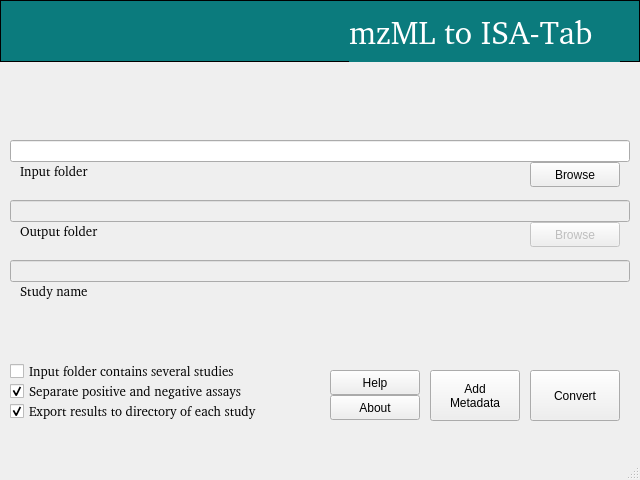
<?xml version="1.0" encoding="UTF-8"?>
<ui version="4.0">
 <class>MainWindow</class>
 <widget class="QMainWindow" name="MainWindow">
  <property name="geometry">
   <rect>
    <x>0</x>
    <y>0</y>
    <width>640</width>
    <height>480</height>
   </rect>
  </property>
  <property name="sizePolicy">
   <sizepolicy hsizetype="Fixed" vsizetype="Fixed">
    <horstretch>0</horstretch>
    <verstretch>0</verstretch>
   </sizepolicy>
  </property>
  <property name="minimumSize">
   <size>
    <width>640</width>
    <height>480</height>
   </size>
  </property>
  <property name="maximumSize">
   <size>
    <width>640</width>
    <height>480</height>
   </size>
  </property>
  <property name="contextMenuPolicy">
   <enum>Qt::DefaultContextMenu</enum>
  </property>
  <property name="windowTitle">
   <string>mzML to ISA-Tab</string>
  </property>
  <property name="windowIcon">
   <iconset resource="resources.qrc">
    <normaloff>:/graphics/assets/graphics/ebi_icon.png</normaloff>:/graphics/assets/graphics/ebi_icon.png</iconset>
  </property>
  <property name="styleSheet">
   <string notr="true"/>
  </property>
  <widget class="QWidget" name="centralwidget">
   <widget class="QLineEdit" name="lineEdit_input">
    <property name="enabled">
     <bool>true</bool>
    </property>
    <property name="geometry">
     <rect>
      <x>10</x>
      <y>140</y>
      <width>620</width>
      <height>22</height>
     </rect>
    </property>
    <property name="sizePolicy">
     <sizepolicy hsizetype="Fixed" vsizetype="Fixed">
      <horstretch>0</horstretch>
      <verstretch>0</verstretch>
     </sizepolicy>
    </property>
    <property name="styleSheet">
     <string notr="true">font: 10pt url(:/fonts/assets/fonts/Verdana.ttf);</string>
    </property>
    <property name="locale">
     <locale language="French" country="France"/>
    </property>
   </widget>
   <widget class="QLabel" name="lbl_input">
    <property name="geometry">
     <rect>
      <x>20</x>
      <y>162</y>
      <width>180</width>
      <height>18</height>
     </rect>
    </property>
    <property name="sizePolicy">
     <sizepolicy hsizetype="Fixed" vsizetype="Fixed">
      <horstretch>0</horstretch>
      <verstretch>0</verstretch>
     </sizepolicy>
    </property>
    <property name="font">
     <font>
      <family>:/fonts/assets/fonts/Verdana.ttf</family>
      <pointsize>10</pointsize>
      <weight>50</weight>
      <italic>false</italic>
      <bold>false</bold>
     </font>
    </property>
    <property name="styleSheet">
     <string notr="true">font: 10pt url(:/fonts/assets/fonts/Verdana.ttf);</string>
    </property>
    <property name="text">
     <string>Input folder</string>
    </property>
   </widget>
   <widget class="QLineEdit" name="lineEdit_output">
    <property name="enabled">
     <bool>false</bool>
    </property>
    <property name="geometry">
     <rect>
      <x>10</x>
      <y>200</y>
      <width>620</width>
      <height>22</height>
     </rect>
    </property>
    <property name="sizePolicy">
     <sizepolicy hsizetype="Fixed" vsizetype="Fixed">
      <horstretch>0</horstretch>
      <verstretch>0</verstretch>
     </sizepolicy>
    </property>
    <property name="styleSheet">
     <string notr="true">font: 10pt url(:/fonts/assets/fonts/Verdana.ttf);</string>
    </property>
    <property name="text">
     <string/>
    </property>
   </widget>
   <widget class="QLineEdit" name="lineEdit_study">
    <property name="enabled">
     <bool>false</bool>
    </property>
    <property name="geometry">
     <rect>
      <x>10</x>
      <y>260</y>
      <width>620</width>
      <height>22</height>
     </rect>
    </property>
    <property name="sizePolicy">
     <sizepolicy hsizetype="Fixed" vsizetype="Fixed">
      <horstretch>0</horstretch>
      <verstretch>0</verstretch>
     </sizepolicy>
    </property>
    <property name="styleSheet">
     <string notr="true">font: 10pt url(:/fonts/assets/fonts/Verdana.ttf);</string>
    </property>
   </widget>
   <widget class="QLabel" name="lbl_output">
    <property name="geometry">
     <rect>
      <x>20</x>
      <y>222</y>
      <width>180</width>
      <height>18</height>
     </rect>
    </property>
    <property name="sizePolicy">
     <sizepolicy hsizetype="Fixed" vsizetype="Fixed">
      <horstretch>0</horstretch>
      <verstretch>0</verstretch>
     </sizepolicy>
    </property>
    <property name="font">
     <font>
      <family>:/fonts/assets/fonts/Verdana.ttf</family>
      <pointsize>10</pointsize>
      <weight>50</weight>
      <italic>false</italic>
      <bold>false</bold>
     </font>
    </property>
    <property name="styleSheet">
     <string notr="true">font: 10pt url(:/fonts/assets/fonts/Verdana.ttf);</string>
    </property>
    <property name="text">
     <string>Output folder</string>
    </property>
   </widget>
   <widget class="QLabel" name="lbl_study">
    <property name="geometry">
     <rect>
      <x>20</x>
      <y>282</y>
      <width>180</width>
      <height>18</height>
     </rect>
    </property>
    <property name="sizePolicy">
     <sizepolicy hsizetype="Fixed" vsizetype="Fixed">
      <horstretch>0</horstretch>
      <verstretch>0</verstretch>
     </sizepolicy>
    </property>
    <property name="font">
     <font>
      <family>:/fonts/assets/fonts/Verdana.ttf</family>
      <pointsize>10</pointsize>
      <weight>50</weight>
      <italic>false</italic>
      <bold>false</bold>
     </font>
    </property>
    <property name="styleSheet">
     <string notr="true">font: 10pt url(:/fonts/assets/fonts/Verdana.ttf);</string>
    </property>
    <property name="text">
     <string>Study name</string>
    </property>
   </widget>
   <widget class="QToolButton" name="toolButton_input_explore">
    <property name="geometry">
     <rect>
      <x>530</x>
      <y>162</y>
      <width>90</width>
      <height>25</height>
     </rect>
    </property>
    <property name="styleSheet">
     <string notr="true">font: 10pt url(:/fonts/assets/fonts/Verdana.ttf);</string>
    </property>
    <property name="text">
     <string>Browse</string>
    </property>
    <property name="icon">
     <iconset>
      <normaloff>assets/graphics/browse_icon.png</normaloff>assets/graphics/browse_icon.png</iconset>
    </property>
    <property name="iconSize">
     <size>
      <width>16</width>
      <height>16</height>
     </size>
    </property>
    <property name="toolButtonStyle">
     <enum>Qt::ToolButtonTextOnly</enum>
    </property>
    <property name="autoRaise">
     <bool>false</bool>
    </property>
    <property name="arrowType">
     <enum>Qt::NoArrow</enum>
    </property>
   </widget>
   <widget class="QToolButton" name="toolButton_output_explore">
    <property name="enabled">
     <bool>false</bool>
    </property>
    <property name="geometry">
     <rect>
      <x>530</x>
      <y>222</y>
      <width>90</width>
      <height>25</height>
     </rect>
    </property>
    <property name="styleSheet">
     <string notr="true">font: 10pt url(:/fonts/assets/fonts/Verdana.ttf);</string>
    </property>
    <property name="text">
     <string>Browse</string>
    </property>
    <property name="icon">
     <iconset resource="resources.qrc">
      <normaloff>:/graphics/assets/graphics/browse_icon.png</normaloff>:/graphics/assets/graphics/browse_icon.png</iconset>
    </property>
    <property name="iconSize">
     <size>
      <width>16</width>
      <height>16</height>
     </size>
    </property>
    <property name="toolButtonStyle">
     <enum>Qt::ToolButtonTextOnly</enum>
    </property>
   </widget>
   <widget class="QCheckBox" name="cBox_separate">
    <property name="geometry">
     <rect>
      <x>10</x>
      <y>380</y>
      <width>291</width>
      <height>22</height>
     </rect>
    </property>
    <property name="sizePolicy">
     <sizepolicy hsizetype="Fixed" vsizetype="Fixed">
      <horstretch>0</horstretch>
      <verstretch>0</verstretch>
     </sizepolicy>
    </property>
    <property name="font">
     <font>
      <family>:/fonts/assets/fonts/Verdana.ttf</family>
      <pointsize>10</pointsize>
      <weight>50</weight>
      <italic>false</italic>
      <bold>false</bold>
     </font>
    </property>
    <property name="styleSheet">
     <string notr="true">font: 10pt url(:/fonts/assets/fonts/Verdana.ttf);</string>
    </property>
    <property name="text">
     <string>Separate positive and negative assays</string>
    </property>
    <property name="checked">
     <bool>true</bool>
    </property>
   </widget>
   <widget class="QCheckBox" name="cBox_multiple">
    <property name="geometry">
     <rect>
      <x>10</x>
      <y>360</y>
      <width>280</width>
      <height>22</height>
     </rect>
    </property>
    <property name="sizePolicy">
     <sizepolicy hsizetype="Fixed" vsizetype="Fixed">
      <horstretch>0</horstretch>
      <verstretch>0</verstretch>
     </sizepolicy>
    </property>
    <property name="font">
     <font>
      <family>:/fonts/assets/fonts/Verdana.ttf</family>
      <pointsize>10</pointsize>
      <weight>50</weight>
      <italic>false</italic>
      <bold>false</bold>
     </font>
    </property>
    <property name="styleSheet">
     <string notr="true">font: 10pt url(:/fonts/assets/fonts/Verdana.ttf);</string>
    </property>
    <property name="text">
     <string>Input folder contains several studies</string>
    </property>
   </widget>
   <widget class="QCheckBox" name="cBox_export">
    <property name="geometry">
     <rect>
      <x>10</x>
      <y>400</y>
      <width>340</width>
      <height>22</height>
     </rect>
    </property>
    <property name="sizePolicy">
     <sizepolicy hsizetype="Fixed" vsizetype="Fixed">
      <horstretch>0</horstretch>
      <verstretch>0</verstretch>
     </sizepolicy>
    </property>
    <property name="font">
     <font>
      <family>:/fonts/assets/fonts/Verdana.ttf</family>
      <pointsize>10</pointsize>
      <weight>50</weight>
      <italic>false</italic>
      <bold>false</bold>
     </font>
    </property>
    <property name="styleSheet">
     <string notr="true">font: 10pt url(:/fonts/assets/fonts/Verdana.ttf);</string>
    </property>
    <property name="text">
     <string>Export results to directory of each study</string>
    </property>
    <property name="checked">
     <bool>true</bool>
    </property>
   </widget>
   <widget class="QPushButton" name="PushBut_convert">
    <property name="geometry">
     <rect>
      <x>530</x>
      <y>370</y>
      <width>90</width>
      <height>51</height>
     </rect>
    </property>
    <property name="sizePolicy">
     <sizepolicy hsizetype="Fixed" vsizetype="Fixed">
      <horstretch>0</horstretch>
      <verstretch>0</verstretch>
     </sizepolicy>
    </property>
    <property name="styleSheet">
     <string notr="true">font: 10pt url(:/fonts/assets/fonts/Verdana.ttf);</string>
    </property>
    <property name="text">
     <string>Convert</string>
    </property>
   </widget>
   <widget class="QToolButton" name="toolButton_help">
    <property name="geometry">
     <rect>
      <x>330</x>
      <y>370</y>
      <width>90</width>
      <height>25</height>
     </rect>
    </property>
    <property name="styleSheet">
     <string notr="true">font: 10pt url(:/fonts/assets/fonts/Verdana.ttf);</string>
    </property>
    <property name="text">
     <string>Help</string>
    </property>
   </widget>
   <widget class="QLabel" name="lbl_input_error">
    <property name="geometry">
     <rect>
      <x>150</x>
      <y>162</y>
      <width>370</width>
      <height>18</height>
     </rect>
    </property>
    <property name="sizePolicy">
     <sizepolicy hsizetype="Fixed" vsizetype="Fixed">
      <horstretch>0</horstretch>
      <verstretch>0</verstretch>
     </sizepolicy>
    </property>
    <property name="font">
     <font>
      <family>:/fonts/assets/fonts/Verdana.ttf</family>
      <pointsize>10</pointsize>
      <weight>50</weight>
      <italic>false</italic>
      <bold>false</bold>
     </font>
    </property>
    <property name="styleSheet">
     <string notr="true">color: rgb(216, 1, 35);
font: 10pt url(:/fonts/assets/fonts/Verdana.ttf);</string>
    </property>
    <property name="text">
     <string/>
    </property>
   </widget>
   <widget class="QLabel" name="lbl_output_error">
    <property name="geometry">
     <rect>
      <x>150</x>
      <y>222</y>
      <width>370</width>
      <height>18</height>
     </rect>
    </property>
    <property name="sizePolicy">
     <sizepolicy hsizetype="Fixed" vsizetype="Fixed">
      <horstretch>0</horstretch>
      <verstretch>0</verstretch>
     </sizepolicy>
    </property>
    <property name="font">
     <font>
      <family>:/fonts/assets/fonts/Verdana.ttf</family>
      <pointsize>10</pointsize>
      <weight>50</weight>
      <italic>false</italic>
      <bold>false</bold>
     </font>
    </property>
    <property name="styleSheet">
     <string notr="true">color: rgb(216, 1, 35);
font: 10pt url(:/fonts/assets/fonts/Verdana.ttf);</string>
    </property>
    <property name="text">
     <string/>
    </property>
   </widget>
   <widget class="QLabel" name="lbl_study_error">
    <property name="geometry">
     <rect>
      <x>150</x>
      <y>282</y>
      <width>370</width>
      <height>18</height>
     </rect>
    </property>
    <property name="sizePolicy">
     <sizepolicy hsizetype="Fixed" vsizetype="Fixed">
      <horstretch>0</horstretch>
      <verstretch>0</verstretch>
     </sizepolicy>
    </property>
    <property name="font">
     <font>
      <family>:/fonts/assets/fonts/Verdana.ttf</family>
      <pointsize>10</pointsize>
      <weight>50</weight>
      <italic>false</italic>
      <bold>false</bold>
     </font>
    </property>
    <property name="styleSheet">
     <string notr="true">color: rgb(216, 1, 35);
font: 10pt url(:/fonts/assets/fonts/Verdana.ttf);</string>
    </property>
    <property name="frameShape">
     <enum>QFrame::NoFrame</enum>
    </property>
    <property name="text">
     <string/>
    </property>
    <property name="textFormat">
     <enum>Qt::AutoText</enum>
    </property>
    <property name="textInteractionFlags">
     <set>Qt::NoTextInteraction</set>
    </property>
   </widget>
   <widget class="QFrame" name="frame">
    <property name="geometry">
     <rect>
      <x>0</x>
      <y>0</y>
      <width>640</width>
      <height>62</height>
     </rect>
    </property>
    <property name="styleSheet">
     <string notr="true">background: rgb(11,123,125);</string>
    </property>
    <property name="frameShape">
     <enum>QFrame::Box</enum>
    </property>
    <property name="frameShadow">
     <enum>QFrame::Plain</enum>
    </property>
    <widget class="QLabel" name="logo">
     <property name="geometry">
      <rect>
       <x>1</x>
       <y>1</y>
       <width>240</width>
       <height>60</height>
      </rect>
     </property>
     <property name="frameShape">
      <enum>QFrame::NoFrame</enum>
     </property>
     <property name="text">
      <string/>
     </property>
     <property name="pixmap">
      <pixmap resource="resources.qrc">:/graphics/assets/graphics/ebi-logo.jpg</pixmap>
     </property>
     <property name="alignment">
      <set>Qt::AlignLeading|Qt::AlignLeft|Qt::AlignVCenter</set>
     </property>
    </widget>
    <widget class="QLabel" name="title">
     <property name="geometry">
      <rect>
       <x>349</x>
       <y>1</y>
       <width>271</width>
       <height>62</height>
      </rect>
     </property>
     <property name="font">
      <font>
       <family>:/fonts/assets/fonts/HelveticaNeue.ttf</family>
       <pointsize>24</pointsize>
       <weight>50</weight>
       <italic>false</italic>
       <bold>false</bold>
      </font>
     </property>
     <property name="styleSheet">
      <string notr="true">color: rgb(255,255,255);
font: 24pt url(:/fonts/assets/fonts/HelveticaNeue.ttf);</string>
     </property>
     <property name="text">
      <string>mzML to ISA-Tab </string>
     </property>
    </widget>
   </widget>
   <widget class="QToolButton" name="toolButton_metadata">
    <property name="geometry">
     <rect>
      <x>430</x>
      <y>370</y>
      <width>90</width>
      <height>51</height>
     </rect>
    </property>
    <property name="text">
     <string>Add 
Metadata</string>
    </property>
    <property name="checkable">
     <bool>false</bool>
    </property>
    <property name="autoRaise">
     <bool>false</bool>
    </property>
   </widget>
   <widget class="QToolButton" name="toolButton_about">
    <property name="geometry">
     <rect>
      <x>330</x>
      <y>395</y>
      <width>90</width>
      <height>25</height>
     </rect>
    </property>
    <property name="styleSheet">
     <string notr="true">font: 10pt url(:/fonts/assets/fonts/Verdana.ttf);</string>
    </property>
    <property name="text">
     <string>About</string>
    </property>
   </widget>
  </widget>
  <widget class="QMenuBar" name="menubar">
   <property name="enabled">
    <bool>false</bool>
   </property>
   <property name="geometry">
    <rect>
     <x>0</x>
     <y>0</y>
     <width>640</width>
     <height>23</height>
    </rect>
   </property>
   <property name="nativeMenuBar">
    <bool>true</bool>
   </property>
  </widget>
  <widget class="QStatusBar" name="statusbar"/>
 </widget>
 <resources>
  <include location="resources.qrc"/>
 </resources>
 <connections/>
</ui>
